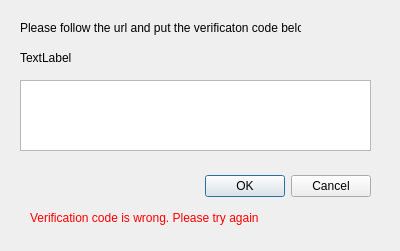
<?xml version="1.0" encoding="UTF-8"?>
<ui version="4.0">
 <class>Dialog</class>
 <widget class="QDialog" name="Dialog">
  <property name="geometry">
   <rect>
    <x>0</x>
    <y>0</y>
    <width>400</width>
    <height>251</height>
   </rect>
  </property>
  <property name="windowTitle">
   <string>Dialog</string>
  </property>
  <widget class="QDialogButtonBox" name="buttonBox">
   <property name="geometry">
    <rect>
     <x>30</x>
     <y>170</y>
     <width>341</width>
     <height>32</height>
    </rect>
   </property>
   <property name="orientation">
    <enum>Qt::Horizontal</enum>
   </property>
   <property name="standardButtons">
    <set>QDialogButtonBox::Cancel|QDialogButtonBox::Ok</set>
   </property>
  </widget>
  <widget class="QLabel" name="label">
   <property name="geometry">
    <rect>
     <x>20</x>
     <y>20</y>
     <width>281</width>
     <height>16</height>
    </rect>
   </property>
   <property name="text">
    <string>Please follow the url and put the verificaton code below</string>
   </property>
  </widget>
  <widget class="QLabel" name="url_label">
   <property name="geometry">
    <rect>
     <x>20</x>
     <y>50</y>
     <width>351</width>
     <height>16</height>
    </rect>
   </property>
   <property name="text">
    <string>TextLabel</string>
   </property>
   <property name="openExternalLinks">
    <bool>true</bool>
   </property>
  </widget>
  <widget class="QPlainTextEdit" name="code_box">
   <property name="geometry">
    <rect>
     <x>20</x>
     <y>80</y>
     <width>351</width>
     <height>71</height>
    </rect>
   </property>
  </widget>
  <widget class="QLabel" name="warning">
   <property name="enabled">
    <bool>true</bool>
   </property>
   <property name="geometry">
    <rect>
     <x>30</x>
     <y>210</y>
     <width>251</width>
     <height>16</height>
    </rect>
   </property>
   <property name="text">
    <string>&lt;html&gt;&lt;head/&gt;&lt;body&gt;&lt;p&gt;&lt;span style=&quot; color:#ff0000;&quot;&gt;Verification code is wrong. Please try again&lt;/span&gt;&lt;/p&gt;&lt;/body&gt;&lt;/html&gt;</string>
   </property>
  </widget>
 </widget>
 <resources/>
 <connections>
  <connection>
   <sender>buttonBox</sender>
   <signal>accepted()</signal>
   <receiver>Dialog</receiver>
   <slot>accept()</slot>
   <hints>
    <hint type="sourcelabel">
     <x>248</x>
     <y>184</y>
    </hint>
    <hint type="destinationlabel">
     <x>157</x>
     <y>223</y>
    </hint>
   </hints>
  </connection>
  <connection>
   <sender>buttonBox</sender>
   <signal>rejected()</signal>
   <receiver>Dialog</receiver>
   <slot>reject()</slot>
   <hints>
    <hint type="sourcelabel">
     <x>316</x>
     <y>190</y>
    </hint>
    <hint type="destinationlabel">
     <x>286</x>
     <y>223</y>
    </hint>
   </hints>
  </connection>
 </connections>
</ui>
